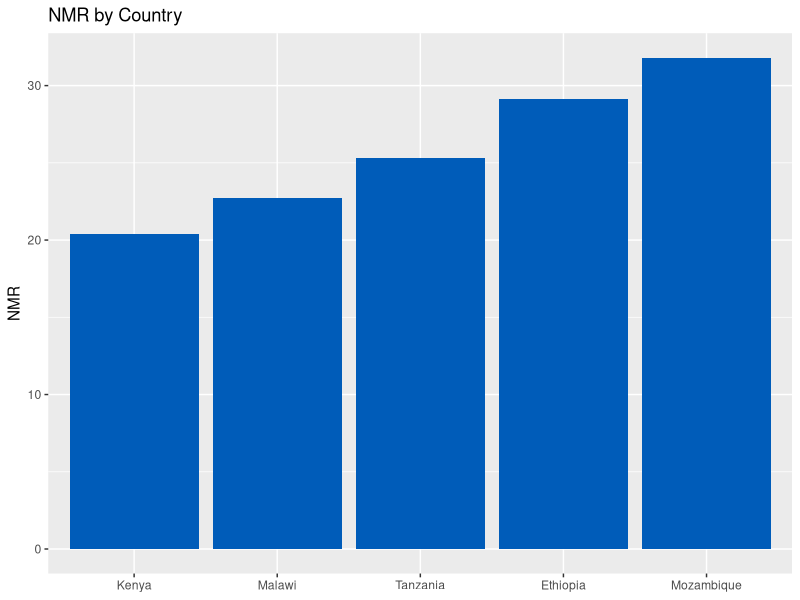
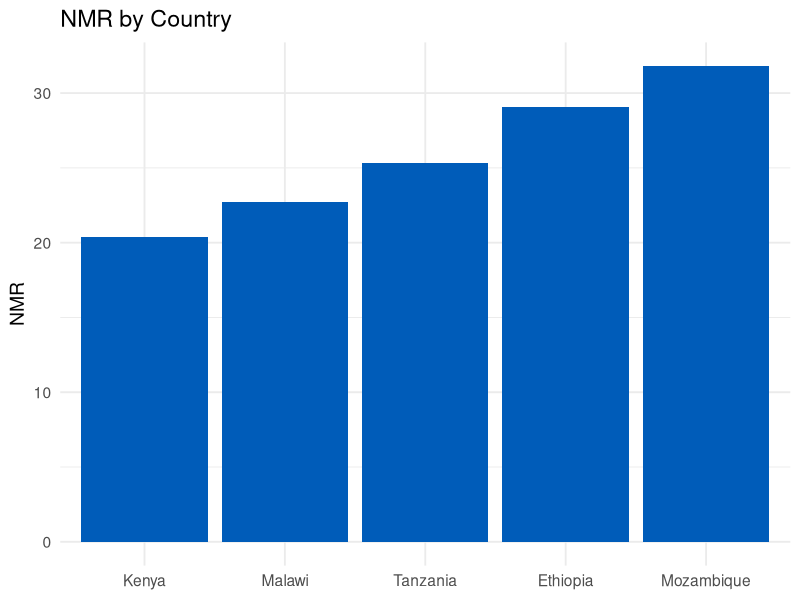
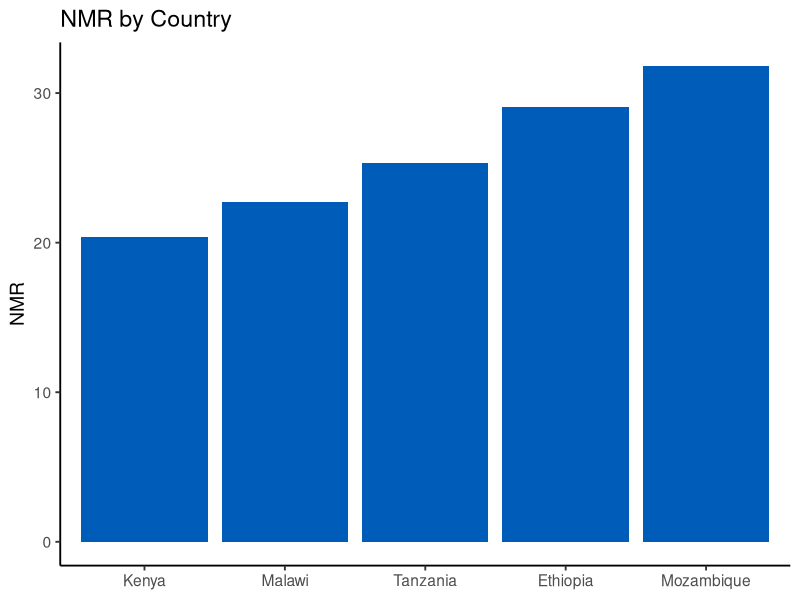
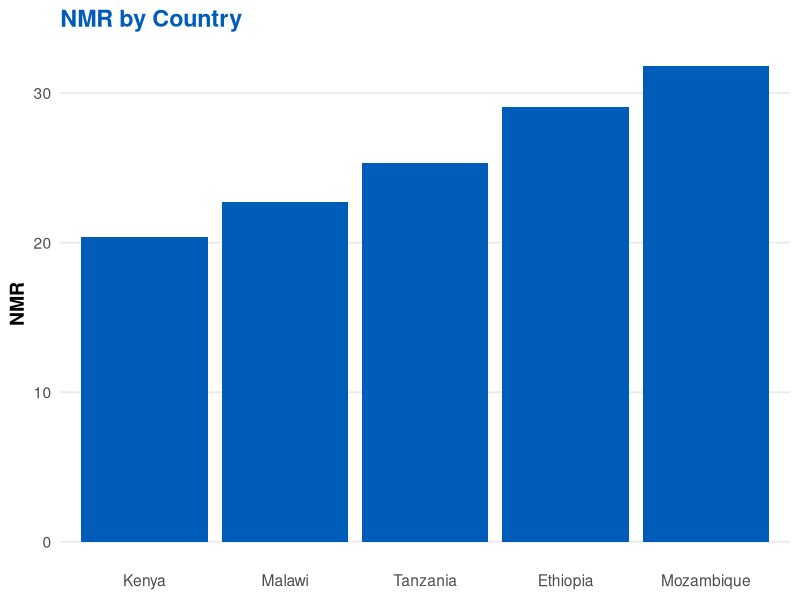
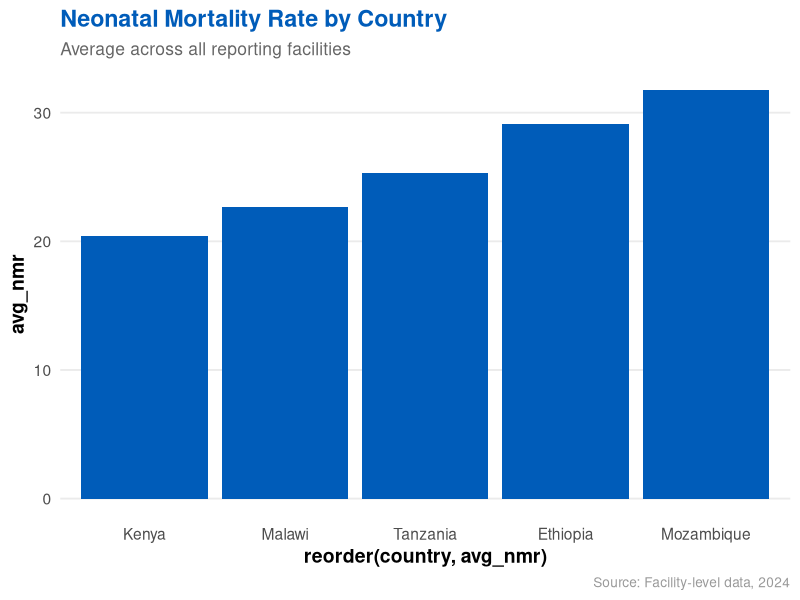
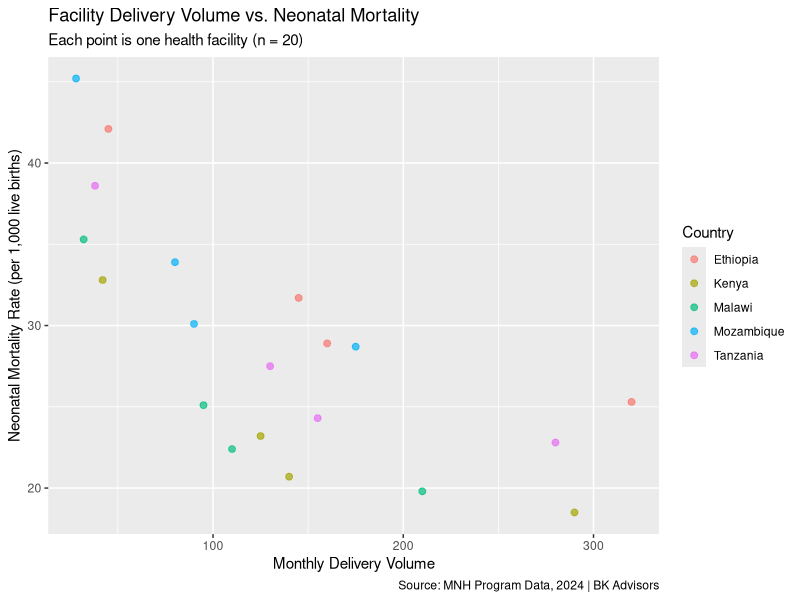
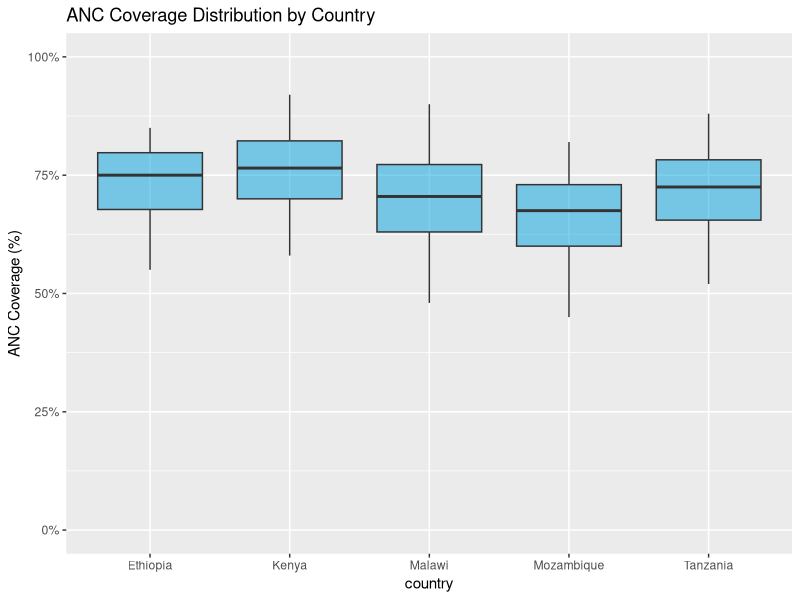
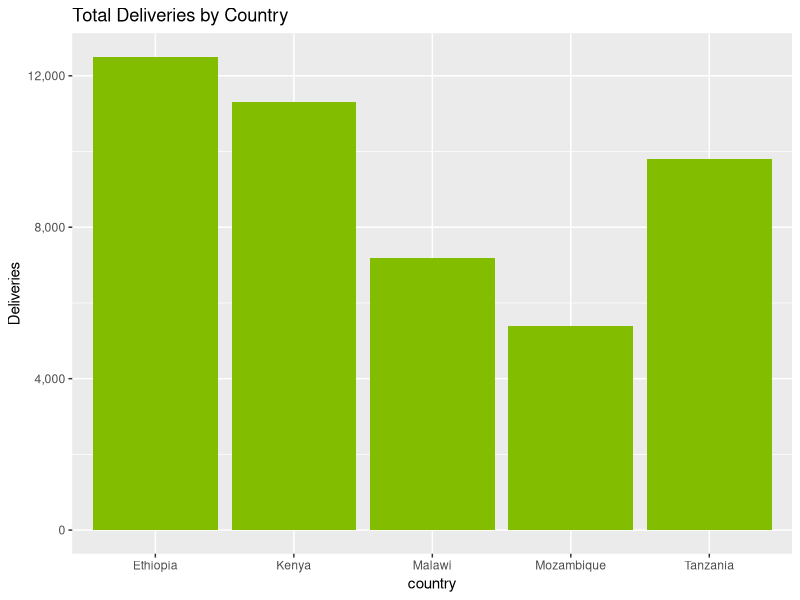

Write R code to recreate these figures, in order.
# ============================================================
#  Chapter 7: Publication-Quality Charts
#  R for Management Consultants | BK Advisors
#
#  Live demo script — run line-by-line with Ctrl+Enter in RStudio
# ============================================================

library(tidyverse)
library(scales)
library(patchwork)

# ── Shared datasets ───────────────────────────────────────────
country_summary <- tibble(
  country          = c("Ethiopia", "Tanzania", "Malawi", "Mozambique", "Kenya"),
  avg_nmr          = c(29.1, 25.3, 22.7, 31.8, 20.4),
  total_deliveries = c(12500, 9800, 7200, 5400, 11300)
)

facility_data <- tibble(
  facility_id   = paste0("F", sprintf("%03d", 1:20)),
  country       = rep(c("Ethiopia", "Tanzania", "Malawi", "Mozambique", "Kenya"), each = 4),
  facility_type = rep(c("Hospital", "Health Center", "Health Center", "Health Post"), 5),
  delivery_volume = c(320, 145, 160, 45, 280, 130, 155, 38,
                      210, 95, 110, 32, 175, 80, 90, 28,
                      290, 125, 140, 42),
  nmr = c(25.3, 31.7, 28.9, 42.1, 22.8, 27.5, 24.3, 38.6,
          19.8, 25.1, 22.4, 35.3, 28.7, 33.9, 30.1, 45.2,
          18.5, 23.2, 20.7, 32.8),
  anc_coverage = c(0.85, 0.72, 0.78, 0.55, 0.88, 0.70, 0.75, 0.52,
                   0.90, 0.68, 0.73, 0.48, 0.82, 0.65, 0.70, 0.45,
                   0.92, 0.74, 0.79, 0.58)
)

country_trends <- tibble(
  month   = rep(seq(as.Date("2024-01-01"), as.Date("2024-12-01"), by = "month"), 5),
  country = rep(c("Ethiopia", "Tanzania", "Malawi", "Mozambique", "Kenya"), each = 12),
  nmr     = c(
    29.1, 28.5, 27.8, 27.2, 26.5, 26.0, 25.3, 24.8, 24.1, 23.5, 23.0, 22.4,
    25.3, 25.0, 24.6, 24.1, 23.7, 23.2, 22.8, 22.3, 21.9, 21.4, 21.0, 20.5,
    22.7, 22.3, 21.8, 21.4, 20.9, 20.5, 20.0, 19.6, 19.1, 18.7, 18.2, 17.8,
    31.8, 31.2, 30.7, 30.1, 29.6, 29.0, 28.5, 27.9, 27.4, 26.8, 26.3, 25.7,
    20.4, 20.0, 19.6, 19.1, 18.7, 18.3, 17.9, 17.5, 17.1, 16.7, 16.3, 15.9
  )
)


## ── Themes ───────────────────────────────────────────────────

p <- ggplot(country_summary, aes(x = reorder(country, avg_nmr), y = avg_nmr)) +
  geom_col(fill = "#005CB9") +
  labs(title = "NMR by Country", x = NULL, y = "NMR")

# Default theme (gray background, grid lines)
p + theme_gray()

# Clean white theme (recommended for presentations)
p + theme_minimal(base_size = 14)

# Classic theme (axes only, no grid)
p + theme_classic(base_size = 14)

# Customizing individual theme elements
p + theme_minimal(base_size = 14) +
  theme(
    plot.title       = element_text(face = "bold", color = "#005CB9"),
    plot.subtitle    = element_text(color = "#666666"),
    axis.title       = element_text(face = "bold"),
    axis.text.x      = element_text(angle = 0),
    panel.grid.major.x = element_blank(),
    panel.grid.minor   = element_blank(),
    legend.position  = "bottom"
  )

# A reusable BKA theme function — define once, use everywhere
theme_bka <- function(base_size = 14) {
  theme_minimal(base_size = base_size) +
    theme(
      plot.title    = element_text(face = "bold", color = "#005CB9", size = rel(1.2)),
      plot.subtitle = element_text(color = "#666666", size = rel(0.9)),
      plot.caption  = element_text(color = "#999999", size = rel(0.7)),
      axis.title    = element_text(face = "bold"),
      panel.grid.major.x = element_blank(),
      panel.grid.minor   = element_blank(),
      legend.position    = "bottom",
      strip.text  = element_text(face = "bold", color = "#005CB9")
    )
}

ggplot(country_summary, aes(x = reorder(country, avg_nmr), y = avg_nmr)) +
  geom_col(fill = "#005CB9") +
  labs(title    = "Neonatal Mortality Rate by Country",
       subtitle = "Average across all reporting facilities",
       caption  = "Source: Facility-level data, 2024") +
  theme_bka()


## ── Labels & Scales ──────────────────────────────────────────

# labs(): titles, subtitles, captions, axis labels, legend titles
ggplot(facility_data, aes(x = delivery_volume, y = nmr, color = country)) +
  geom_point(size = 2, alpha = 0.7) +
  labs(
    title    = "Facility Delivery Volume vs. Neonatal Mortality",
    subtitle = "Each point is one health facility (n = 20)",
    x        = "Monthly Delivery Volume",
    y        = "Neonatal Mortality Rate (per 1,000 live births)",
    color    = "Country",
    caption  = "Source: MNH Program Data, 2024 | BK Advisors"
  )

# Format y-axis as percentage
ggplot(facility_data, aes(x = country, y = anc_coverage)) +
  geom_boxplot(fill = "#00A1DF", alpha = 0.5) +
  scale_y_continuous(labels = percent, limits = c(0, 1)) +
  labs(title = "ANC Coverage Distribution by Country",
       y = "ANC Coverage (%)")

# Format y-axis with commas for large numbers
ggplot(country_summary, aes(x = country, y = total_deliveries)) +
  geom_col(fill = "#83BD00") +
  scale_y_continuous(labels = comma) +
  labs(title = "Total Deliveries by Country", y = "Deliveries")


## ── Color Palettes ───────────────────────────────────────────

# BKA brand colors
bka_blue       <- "#005CB9"
bka_light_blue <- "#00A1DF"
bka_green      <- "#83BD00"
bka_teal       <- "#3E9B6E"
bka_red        <- "#E24A3F"
bka_orange     <- "#FA7650"
bka_amber      <- "#F8A623"
bka_yellow     <- "#FED141"

# Named palette for countries
bka_country_colors <- c(
  "Ethiopia"   = bka_blue,
  "Tanzania"   = bka_teal,
  "Malawi"     = bka_green,
  "Mozambique" = bka_orange,
  "Kenya"      = bka_light_blue
)

# Apply to a line chart
ggplot(country_trends, aes(x = month, y = nmr, color = country)) +
  geom_line(linewidth = 1.2) +
  scale_color_manual(values = bka_country_colors) +
  labs(title = "NMR Trends by Country",
       x = "Month", y = "NMR", color = NULL) +
  theme_bka()

# Apply fill scale to bar chart
ggplot(facility_data, aes(x = facility_type, fill = facility_type)) +
  geom_bar() +
  scale_fill_manual(values = c("Hospital"      = bka_blue,
                                "Health Center" = bka_teal,
                                "Health Post"   = bka_green)) +
  labs(title = "Facilities by Type") +
  theme_bka() +
  theme(legend.position = "none")


## ── Faceting — Small Multiples ───────────────────────────────

# facet_wrap(): one variable
ggplot(facility_data, aes(x = nmr)) +
  geom_histogram(binwidth = 5, fill = "#005CB9", color = "white") +
  facet_wrap(~ country, ncol = 3) +
  labs(title = "NMR Distribution by Country",
       x = "NMR (per 1,000 live births)",
       y = "Facilities") +
  theme_bka()

# facet_grid(): two variables (rows ~ columns)
ggplot(facility_data, aes(x = delivery_volume, y = nmr)) +
  geom_point(color = "#005CB9", alpha = 0.6) +
  geom_smooth(method = "lm", se = FALSE, color = "#E24A3F") +
  facet_grid(country ~ facility_type) +
  labs(title    = "Delivery Volume vs. NMR",
       subtitle = "By country and facility type") +
  theme_bka()

# Fixed scales (default) — same axis range for all panels
ggplot(facility_data, aes(x = nmr)) +
  geom_histogram(binwidth = 5, fill = "#005CB9", color = "white") +
  facet_wrap(~ country, ncol = 3) +
  labs(title = "Fixed Scales: Easy to Compare Magnitudes") +
  theme_bka()

# Free y-axis — each panel gets its own range
ggplot(facility_data, aes(x = nmr)) +
  geom_histogram(binwidth = 5, fill = "#005CB9", color = "white") +
  facet_wrap(~ country, ncol = 3, scales = "free_y") +
  labs(title = "Free Y-Axis: Better for Seeing Each Distribution") +
  theme_bka()


## ── Multi-Panel Layouts with patchwork ───────────────────────

# Create individual charts
p1 <- ggplot(country_summary, aes(x = reorder(country, avg_nmr), y = avg_nmr)) +
  geom_col(fill = "#005CB9") +
  labs(title = "NMR by Country", x = NULL, y = "NMR") +
  theme_bka()

p2 <- ggplot(facility_data, aes(x = nmr)) +
  geom_histogram(binwidth = 5, fill = "#3E9B6E", color = "white") +
  labs(title = "NMR Distribution", x = "NMR", y = "Count") +
  theme_bka()

p3 <- ggplot(facility_data, aes(x = delivery_volume, y = nmr)) +
  geom_point(color = "#00A1DF", alpha = 0.5) +
  labs(title = "Volume vs. NMR", x = "Deliveries", y = "NMR") +
  theme_bka()

# Side by side
p1 + p2

# Stack vertically
p1 / p2

# Complex layout: two on top, one below
(p1 + p2) / p3 +
  plot_annotation(title    = "MNH Program Dashboard",
                  subtitle = "Facility-Level Analysis")

# Add panel labels (A, B, C)
(p1 + p2) / p3 +
  plot_annotation(
    title      = "MNH Program Dashboard",
    subtitle   = "Facility-Level Analysis",
    caption    = "Source: MNH Data, 2024",
    tag_levels = "A"
  )


## ── Exporting Charts ─────────────────────────────────────────

# Save the last plot
ggsave("nmr_by_country.png",
       width = 10, height = 6, dpi = 300)

# Save a specific plot object
ggsave("dashboard.png", plot = (p1 + p2) / p3,
       width = 14, height = 10, dpi = 300)

# PDF for print
ggsave("nmr_trend.pdf", width = 10, height = 6)

# SVG for web
ggsave("nmr_trend.svg", width = 10, height = 6)

# Sizing for specific outputs
ggsave("slide_chart.png",  width = 12,  height = 6.75, dpi = 300)  # 16:9 slide
ggsave("half_chart.png",   width = 6,   height = 5,    dpi = 300)  # half-width
ggsave("report_chart.pdf", width = 7,   height = 9)                # A4 portrait
ggsave("square_chart.png", width = 8,   height = 8,    dpi = 300)  # square
